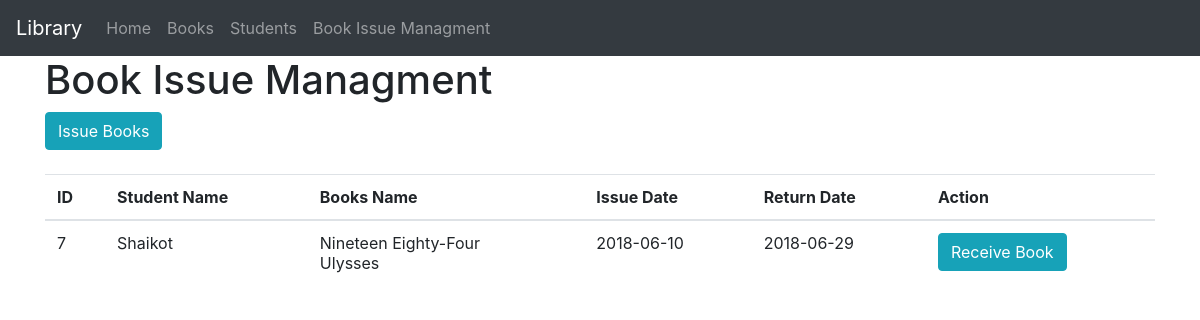
Screenshot of /index.php/book_management/bookmanagement with the database file from the repository.
### tables this page shows
CREATE TABLE `book_assign` (
  `id` int(11) NOT NULL,
  `student_id` int(11) NOT NULL,
  `book_ids` varchar(255) NOT NULL,
  `issue_date` date NOT NULL,
  `return_date` date NOT NULL,
  `status` int(11) NOT NULL
);

CREATE TABLE `students` (
  `id` int(11) NOT NULL,
  `name` varchar(255) NOT NULL,
  `class` varchar(255) NOT NULL
);

CREATE TABLE `books` (
  `id` int(11) NOT NULL,
  `title` varchar(255) NOT NULL,
  `author` varchar(255) NOT NULL,
  `price` float NOT NULL,
  `is_assigned` int(11) NOT NULL,
  `assigned_to` int(11) NOT NULL
);

### application/controllers/Book_management.php (called while the page is built, shortened)
<?php
class Book_management extends CI_Controller
{
    function bookmanagement()
    {
        $data['title'] = 'Book Issue Managment';
        $assignment = $this->book_assign->get_assignment();
        if(!empty($assignment)):
            for( $i=0; $i<sizeof($assignment);$i++):
                $books_name = $this->book_model->get_book_name_by_ids($assignment[$i]['book_ids']);
                $assignment[$i]['books'] = $books_name;
            endfor;
        endif;
        $data['assignments'] = $assignment;
        $this->load->view('templates/header');
        $this->load->view('assignment/index', $data);
        $this->load->view('templates/footer');
    }
}

### index.php (called while the page is built, shortened)
<?php
require_once BASEPATH.'core/CodeIgniter.php';

### application/models/Book_assign.php (called while the page is built, shortened)
<?php
class Book_assign extends CI_Model
{
    public function get_assignment()
    {
        $this->db->order_by('book_assign.id','DESC');
        $this->db->select('*,students.id as sid, book_assign.id as bid');
        $this->db->where('book_assign.status',0);
        $this->db->join('students', 'students.id = book_assign.student_id');
        $query = $this->db->get('book_assign');
        return $query->result_array();
    }
}

### application/models/Book_model.php (called while the page is built, shortened)
<?php
class Book_model extends CI_Model
{
    public function get_book_name_by_ids($ids)
    {
        $ids = explode(',',$ids);
        $this->db->where_in('id', $ids);
        return $this->db->get('books')->result();
    }
}

### application/views/assignment/index.php (the view)
<h1><?= $title; ?></h1>
<a class="btn btn-info" href="<?php echo base_url(); ?>book_management/issue">Issue Books</a><br><br>
<table class="table">
    <thead>
      <tr>
        <th>ID</th>
        <th>Student Name</th>
        <th>Books Name</th>
        <th>Issue Date</th>
        <th>Return Date</th>
        <th>Action</th>
      </tr>
    </thead>
    <tbody>
        <?php foreach($assignments as $assignment): ?>
            <tr>
                <td><?php echo $assignment['bid']; ?></td>
                <td><?php echo $assignment['name']; ?></td>
                <td>
                    <?php
                        foreach($assignment['books'] as $book):
                            echo $book->title.'<br>';
                        endforeach;
                    ?>
                </td>
                <td><?php echo $assignment['issue_date']; ?></td>
                <td>
                    <?php echo $assignment['return_date']; ?>
                </td>
                <td>
                    <?php if($assignment['status']==1): ?>
                        <span>Book Received<span>
                    <?php else: ?>
                    <a class="btn btn-info" href="<?php echo base_url(); ?>book_management/receive/<?php echo $assignment['bid']; ?>">Receive Book</a>
                    <?php endif; ?>
                 </td>
            </tr>
        <?php endforeach; ?>
    </tbody>
  </table>

### rows the page displays
book_assign: id "7", student.name "Shaikot", issue_date "2018-06-10", return_date "2018-06-29"
books: title "Nineteen Eighty-Four"
books: title "Ulysses"

### other values shown
$title "Book Issue Managment"
